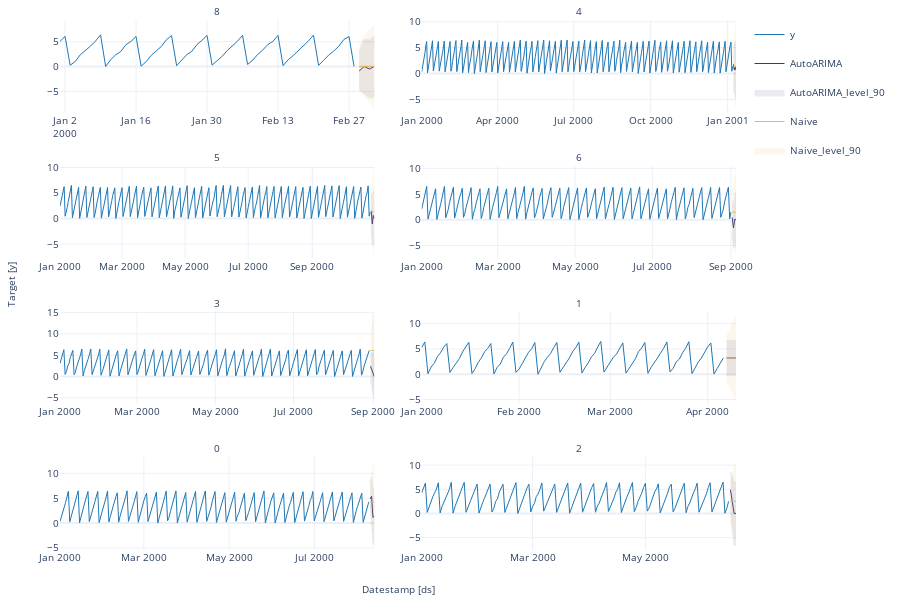

Write notebook code for a chart like this one.
### Code cell
#| hide
fcst.plot(panel_df, fcsts_df, models=['AutoARIMA', 'Naive'])

### Figure 1 — Plotly figure (JSON) as saved in the notebook; plotly's stock layout.template omitted (floating-point values rounded to 4 significant figures; data arrays with more than 128 entries replaced by an {"elided": "..."} marker saying what was removed)
{"data": [{"legendgroup": "y", "line": {"color": "#1f77b4", "width": 1}, "mode": "lines", "name": "y", "showlegend": true, "type": "scatter", "x": ["2000-01-01T00:00:00", "2000-01-02T00:00:00", "2000-01-03T00:00:00", "2000-01-04T00:00:00", "2000-01-05T00:00:00", "2000-01-06T00:00:00", "2000-01-07T00:00:00", "2000-01-08T00:00:00", "2000-01-09T00:00:00", "2000-01-10T00:00:00", "2000-01-11T00:00:00", "2000-01-12T00:00:00", "2000-01-13T00:00:00", "2000-01-14T00:00:00", "2000-01-15T00:00:00", "2000-01-16T00:00:00", "2000-01-17T00:00:00", "2000-01-18T00:00:00", "2000-01-19T00:00:00", "2000-01-20T00:00:00", "2000-01-21T00:00:00", "2000-01-22T00:00:00", "2000-01-23T00:00:00", "2000-01-24T00:00:00", "2000-01-25T00:00:00", "2000-01-26T00:00:00", "2000-01-27T00:00:00", "2000-01-28T00:00:00", "2000-01-29T00:00:00", "2000-01-30T00:00:00", "2000-01-31T00:00:00", "2000-02-01T00:00:00", "2000-02-02T00:00:00", "2000-02-03T00:00:00", "2000-02-04T00:00:00", "2000-02-05T00:00:00", "2000-02-06T00:00:00", "2000-02-07T00:00:00", "2000-02-08T00:00:00", "2000-02-09T00:00:00", "2000-02-10T00:00:00", "2000-02-11T00:00:00", "2000-02-12T00:00:00", "2000-02-13T00:00:00", "2000-02-14T00:00:00", "2000-02-15T00:00:00", "2000-02-16T00:00:00", "2000-02-17T00:00:00", "2000-02-18T00:00:00", "2000-02-19T00:00:00", "2000-02-20T00:00:00", "2000-02-21T00:00:00", "2000-02-22T00:00:00", "2000-02-23T00:00:00", "2000-02-24T00:00:00", "2000-02-25T00:00:00", "2000-02-26T00:00:00", "2000-02-27T00:00:00", "2000-02-28T00:00:00"], "xaxis": "x", "y": [5.08, 6.096, 0.2747, 1.011, 2.385, 3.196, 4.112, 5.146, 6.402, 0.01859, 1.386, 2.381, 3.041, 4.416, 5.086, 6.068, 0.0832, 1.001, 2.267, 3.184, 4.072, 5.434, 6.253, 0.1744, 1.266, 2.405, 3.085, 4.433, 5.293, 6.308, 0.2943, 1.111, 2.092, 3.239, 4.178, 5.12, 6.291, 0.4281, 1.278, 2.453, 3.358, 4.45, 5.101, 6.294, 0.1773, 1.372, 2.225, 3.206, 4.071, 5.177, 6.334, 0.2544, 1.26, 2.324, 3.138, 4.11, 5.484, 6.069, 0.0405], "yaxis": "y"}, {"legendgroup": "y", "line": {"color": "#1f77b4", "width": 1}, "mode": "lines", "name": "y", "showlegend": false, "type": "scatter", "x": {"elided": "373 str values"}, "xaxis": "x2", "y": {"elided": "373 float values"}, "yaxis": "y2"}, {"legendgroup": "y", "line": {"color": "#1f77b4", "width": 1}, "mode": "lines", "name": "y", "showlegend": false, "type": "scatter", "x": {"elided": "301 str values"}, "xaxis": "x3", "y": {"elided": "301 float values"}, "yaxis": "y3"}, {"legendgroup": "y", "line": {"color": "#1f77b4", "width": 1}, "mode": "lines", "name": "y", "showlegend": false, "type": "scatter", "x": {"elided": "245 str values"}, "xaxis": "x4", "y": {"elided": "245 float values"}, "yaxis": "y4"}, {"legendgroup": "y", "line": {"color": "#1f77b4", "width": 1}, "mode": "lines", "name": "y", "showlegend": false, "type": "scatter", "x": {"elided": "242 str values"}, "xaxis": "x5", "y": {"elided": "242 float values"}, "yaxis": "y5"}, {"legendgroup": "y", "line": {"color": "#1f77b4", "width": 1}, "mode": "lines", "name": "y", "showlegend": false, "type": "scatter", "x": ["2000-01-01T00:00:00", "2000-01-02T00:00:00", "2000-01-03T00:00:00", "2000-01-04T00:00:00", "2000-01-05T00:00:00", "2000-01-06T00:00:00", "2000-01-07T00:00:00", "2000-01-08T00:00:00", "2000-01-09T00:00:00", "2000-01-10T00:00:00", "2000-01-11T00:00:00", "2000-01-12T00:00:00", "2000-01-13T00:00:00", "2000-01-14T00:00:00", "2000-01-15T00:00:00", "2000-01-16T00:00:00", "2000-01-17T00:00:00", "2000-01-18T00:00:00", "2000-01-19T00:00:00", "2000-01-20T00:00:00", "2000-01-21T00:00:00", "2000-01-22T00:00:00", "2000-01-23T00:00:00", "2000-01-24T00:00:00", "2000-01-25T00:00:00", "2000-01-26T00:00:00", "2000-01-27T00:00:00", "2000-01-28T00:00:00", "2000-01-29T00:00:00", "2000-01-30T00:00:00", "2000-01-31T00:00:00", "2000-02-01T00:00:00", "2000-02-02T00:00:00", "2000-02-03T00:00:00", "2000-02-04T00:00:00", "2000-02-05T00:00:00", "2000-02-06T00:00:00", "2000-02-07T00:00:00", "2000-02-08T00:00:00", "2000-02-09T00:00:00", "2000-02-10T00:00:00", "2000-02-11T00:00:00", "2000-02-12T00:00:00", "2000-02-13T00:00:00", "2000-02-14T00:00:00", "2000-02-15T00:00:00", "2000-02-16T00:00:00", "2000-02-17T00:00:00", "2000-02-18T00:00:00", "2000-02-19T00:00:00", "2000-02-20T00:00:00", "2000-02-21T00:00:00", "2000-02-22T00:00:00", "2000-02-23T00:00:00", "2000-02-24T00:00:00", "2000-02-25T00:00:00", "2000-02-26T00:00:00", "2000-02-27T00:00:00", "2000-02-28T00:00:00", "2000-02-29T00:00:00", "2000-03-01T00:00:00", "2000-03-02T00:00:00", "2000-03-03T00:00:00", "2000-03-04T00:00:00", "2000-03-05T00:00:00", "2000-03-06T00:00:00", "2000-03-07T00:00:00", "2000-03-08T00:00:00", "2000-03-09T00:00:00", "2000-03-10T00:00:00", "2000-03-11T00:00:00", "2000-03-12T00:00:00", "2000-03-13T00:00:00", "2000-03-14T00:00:00", "2000-03-15T00:00:00", "2000-03-16T00:00:00", "2000-03-17T00:00:00", "2000-03-18T00:00:00", "2000-03-19T00:00:00", "2000-03-20T00:00:00", "2000-03-21T00:00:00", "2000-03-22T00:00:00", "2000-03-23T00:00:00", "2000-03-24T00:00:00", "2000-03-25T00:00:00", "2000-03-26T00:00:00", "2000-03-27T00:00:00", "2000-03-28T00:00:00", "2000-03-29T00:00:00", "2000-03-30T00:00:00", "2000-03-31T00:00:00", "2000-04-01T00:00:00", "2000-04-02T00:00:00", "2000-04-03T00:00:00", "2000-04-04T00:00:00", "2000-04-05T00:00:00", "2000-04-06T00:00:00"], "xaxis": "x6", "y": [5.242, 6.394, 0.1147, 1.44, 2.157, 3.479, 4.236, 5.356, 6.077, 0.3652, 1.323, 2.107, 3.093, 4.404, 5.374, 6.337, 0.1384, 1.087, 2.352, 3.232, 4.42, 5.102, 6.082, 0.06242, 1.361, 2.015, 3.373, 4.046, 5.109, 6.375, 0.3658, 1.023, 2.105, 3.143, 4.339, 5.032, 6.278, 0.00462, 1.417, 2.492, 3.352, 4.091, 5.256, 6.29, 0.3938, 1.303, 2.109, 3.228, 4.439, 5.246, 6.358, 0.2431, 1.354, 2.249, 3.422, 4.097, 5.387, 6.487, 0.4312, 1.39, 2.493, 3.377, 4.002, 5.135, 6.205, 0.2141, 1.149, 2.201, 3.06, 4.49, 5.203, 6.285, 0.1718, 1.394, 2.206, 3.18, 4.2, 5.151, 6.388, 0.4631, 1.163, 2.476, 3.007, 4.267, 5.152, 6.441, 0.1253, 1.339, 2.405, 3.216, 4.376, 5.415, 6.19, 0.04827, 1.128, 2.296, 3.238], "yaxis": "y6"}, {"legendgroup": "y", "line": {"color": "#1f77b4", "width": 1}, "mode": "lines", "name": "y", "showlegend": false, "type": "scatter", "x": {"elided": "222 str values"}, "xaxis": "x7", "y": {"elided": "222 float values"}, "yaxis": "y7"}, {"legendgroup": "y", "line": {"color": "#1f77b4", "width": 1}, "mode": "lines", "name": "y", "showlegend": false, "type": "scatter", "x": {"elided": "167 str values"}, "xaxis": "x8", "y": {"elided": "167 float values"}, "yaxis": "y8"}, {"legendgroup": "AutoARIMA", "line": {"color": "#393b79", "width": 1}, "mode": "lines", "name": "AutoARIMA", "showlegend": true, "type": "scatter", "x": ["2000-02-29T00:00:00", "2000-03-01T00:00:00", "2000-03-02T00:00:00", "2000-03-03T00:00:00"], "xaxis": "x", "y": [-0.8951, 0.01778, -0.4875, 0.007351], "yaxis": "y"}, {"fill": "toself", "fillcolor": "#393b79", "legendgroup": "AutoARIMA_level_90", "line": {"color": "#393b79", "width": 1}, "mode": "lines", "name": "AutoARIMA_level_90", "opacity": 0.1, "showlegend": true, "type": "scatter", "x": ["2000-02-29T00:00:00.000000000", "2000-03-01T00:00:00.000000000", "2000-03-02T00:00:00.000000000", "2000-03-03T00:00:00.000000000", "2000-03-03T00:00:00.000000000", "2000-03-02T00:00:00.000000000", "2000-03-01T00:00:00.000000000", "2000-02-29T00:00:00.000000000"], "xaxis": "x", "y": [2.972, 5.457, 5.352, 6.211, -6.197, -6.327, -5.422, -4.762], "yaxis": "y"}, {"legendgroup": "Naive", "line": {"color": "#e7ba52", "width": 1}, "mode": "lines", "name": "Naive", "showlegend": true, "type": "scatter", "x": ["2000-02-29T00:00:00", "2000-03-01T00:00:00", "2000-03-02T00:00:00", "2000-03-03T00:00:00"], "xaxis": "x", "y": [0.0405, 0.0405, 0.0405, 0.0405], "yaxis": "y"}, {"fill": "toself", "fillcolor": "#e7ba52", "legendgroup": "Naive_level_90", "line": {"color": "#e7ba52", "width": 1}, "mode": "lines", "name": "Naive_level_90", "opacity": 0.1, "showlegend": true, "type": "scatter", "x": ["2000-02-29T00:00:00.000000000", "2000-03-01T00:00:00.000000000", "2000-03-02T00:00:00.000000000", "2000-03-03T00:00:00.000000000", "2000-03-03T00:00:00.000000000", "2000-03-02T00:00:00.000000000", "2000-03-01T00:00:00.000000000", "2000-02-29T00:00:00.000000000"], "xaxis": "x", "y": [4.253, 5.998, 7.337, 8.466, -8.385, -7.256, -5.917, -4.172], "yaxis": "y"}, {"legendgroup": "AutoARIMA", "line": {"color": "#393b79", "width": 1}, "mode": "lines", "name": "AutoARIMA", "showlegend": false, "type": "scatter", "x": ["2001-01-08T00:00:00", "2001-01-09T00:00:00", "2001-01-10T00:00:00", "2001-01-11T00:00:00"], "xaxis": "x2", "y": [1.771, 0.6798, 1.236, 0.639], "yaxis": "y2"}, {"fill": "toself", "fillcolor": "#393b79", "legendgroup": "AutoARIMA_level_90", "line": {"color": "#393b79", "width": 1}, "mode": "lines", "name": "AutoARIMA_level_90", "opacity": 0.1, "showlegend": false, "type": "scatter", "x": ["2001-01-08T00:00:00.000000000", "2001-01-09T00:00:00.000000000", "2001-01-10T00:00:00.000000000", "2001-01-11T00:00:00.000000000", "2001-01-11T00:00:00.000000000", "2001-01-10T00:00:00.000000000", "2001-01-09T00:00:00.000000000", "2001-01-08T00:00:00.000000000"], "xaxis": "x2", "y": [5.311, 5.353, 6.194, 6.118, -4.839, -3.721, -3.993, -1.77], "yaxis": "y2"}, {"legendgroup": "Naive", "line": {"color": "#e7ba52", "width": 1}, "mode": "lines", "name": "Naive", "showlegend": false, "type": "scatter", "x": ["2001-01-08T00:00:00", "2001-01-09T00:00:00", "2001-01-10T00:00:00", "2001-01-11T00:00:00"], "xaxis": "x2", "y": [1.387, 1.387, 1.387, 1.387], "yaxis": "y2"}, {"fill": "toself", "fillcolor": "#e7ba52", "legendgroup": "Naive_level_90", "line": {"color": "#e7ba52", "width": 1}, "mode": "lines", "name": "Naive_level_90", "opacity": 0.1, "showlegend": false, "type": "scatter", "x": ["2001-01-08T00:00:00.000000000", "2001-01-09T00:00:00.000000000", "2001-01-10T00:00:00.000000000", "2001-01-11T00:00:00.000000000", "2001-01-11T00:00:00.000000000", "2001-01-10T00:00:00.000000000", "2001-01-09T00:00:00.000000000", "2001-01-08T00:00:00.000000000"], "xaxis": "x2", "y": [5.42, 7.091, 8.373, 9.454, -6.68, -5.599, -4.317, -2.647], "yaxis": "y2"}, {"legendgroup": "AutoARIMA", "line": {"color": "#393b79", "width": 1}, "mode": "lines", "name": "AutoARIMA", "showlegend": false, "type": "scatter", "x": ["2000-10-28T00:00:00", "2000-10-29T00:00:00", "2000-10-30T00:00:00", "2000-10-31T00:00:00"], "xaxis": "x3", "y": [1.545, -1.07, 0.6109, 0], "yaxis": "y3"}, {"fill": "toself", "fillcolor": "#393b79", "legendgroup": "AutoARIMA_level_90", "line": {"color": "#393b79", "width": 1}, "mode": "lines", "name": "AutoARIMA_level_90", "opacity": 0.1, "showlegend": false, "type": "scatter", "x": ["2000-10-28T00:00:00.000000000", "2000-10-29T00:00:00.000000000", "2000-10-30T00:00:00.000000000", "2000-10-31T00:00:00.000000000", "2000-10-31T00:00:00.000000000", "2000-10-30T00:00:00.000000000", "2000-10-29T00:00:00.000000000", "2000-10-28T00:00:00.000000000"], "xaxis": "x3", "y": [4.797, 2.89, 5.156, 5.5, -5.5, -3.934, -5.03, -1.706], "yaxis": "y3"}, {"legendgroup": "Naive", "line": {"color": "#e7ba52", "width": 1}, "mode": "lines", "name": "Naive", "showlegend": false, "type": "scatter", "x": ["2000-10-28T00:00:00", "2000-10-29T00:00:00", "2000-10-30T00:00:00", "2000-10-31T00:00:00"], "xaxis": "x3", "y": [1.253, 1.253, 1.253, 1.253], "yaxis": "y3"}, {"fill": "toself", "fillcolor": "#e7ba52", "legendgroup": "Naive_level_90", "line": {"color": "#e7ba52", "width": 1}, "mode": "lines", "name": "Naive_level_90", "opacity": 0.1, "showlegend": false, "type": "scatter", "x": ["2000-10-28T00:00:00.000000000", "2000-10-29T00:00:00.000000000", "2000-10-30T00:00:00.000000000", "2000-10-31T00:00:00.000000000", "2000-10-31T00:00:00.000000000", "2000-10-30T00:00:00.000000000", "2000-10-29T00:00:00.000000000", "2000-10-28T00:00:00.000000000"], "xaxis": "x3", "y": [5.336, 7.027, 8.325, 9.419, -6.913, -5.819, -4.521, -2.83], "yaxis": "y3"}, {"legendgroup": "AutoARIMA", "line": {"color": "#393b79", "width": 1}, "mode": "lines", "name": "AutoARIMA", "showlegend": false, "type": "scatter", "x": ["2000-09-02T00:00:00", "2000-09-03T00:00:00", "2000-09-04T00:00:00", "2000-09-05T00:00:00"], "xaxis": "x4", "y": [0.4357, -1.568, 0.09745, 0], "yaxis": "y4"}, {"fill": "toself", "fillcolor": "#393b79", "legendgroup": "AutoARIMA_level_90", "line": {"color": "#393b79", "width": 1}, "mode": "lines", "name": "AutoARIMA_level_90", "opacity": 0.1, "showlegend": false, "type": "scatter", "x": ["2000-09-02T00:00:00.000000000", "2000-09-03T00:00:00.000000000", "2000-09-04T00:00:00.000000000", "2000-09-05T00:00:00.000000000", "2000-09-05T00:00:00.000000000", "2000-09-04T00:00:00.000000000", "2000-09-03T00:00:00.000000000", "2000-09-02T00:00:00.000000000"], "xaxis": "x4", "y": [3.72, 2.373, 4.565, 5.417, -5.417, -4.37, -5.509, -2.849], "yaxis": "y4"}, {"legendgroup": "Naive", "line": {"color": "#e7ba52", "width": 1}, "mode": "lines", "name": "Naive", "showlegend": false, "type": "scatter", "x": ["2000-09-02T00:00:00", "2000-09-03T00:00:00", "2000-09-04T00:00:00", "2000-09-05T00:00:00"], "xaxis": "x4", "y": [1.491, 1.491, 1.491, 1.491], "yaxis": "y4"}, {"fill": "toself", "fillcolor": "#e7ba52", "legendgroup": "Naive_level_90", "line": {"color": "#e7ba52", "width": 1}, "mode": "lines", "name": "Naive_level_90", "opacity": 0.1, "showlegend": false, "type": "scatter", "x": ["2000-09-02T00:00:00.000000000", "2000-09-03T00:00:00.000000000", "2000-09-04T00:00:00.000000000", "2000-09-05T00:00:00.000000000", "2000-09-05T00:00:00.000000000", "2000-09-04T00:00:00.000000000", "2000-09-03T00:00:00.000000000", "2000-09-02T00:00:00.000000000"], "xaxis": "x4", "y": [5.545, 7.225, 8.513, 9.6, -6.617, -5.531, -4.242, -2.563], "yaxis": "y4"}, {"legendgroup": "AutoARIMA", "line": {"color": "#393b79", "width": 1}, "mode": "lines", "name": "AutoARIMA", "showlegend": false, "type": "scatter", "x": ["2000-08-30T00:00:00", "2000-08-31T00:00:00", "2000-09-01T00:00:00", "2000-09-02T00:00:00"], "xaxis": "x5", "y": [2.421, 1.644, 1.213, 0], "yaxis": "y5"}, {"fill": "toself", "fillcolor": "#393b79", "legendgroup": "AutoARIMA_level_90", "line": {"color": "#393b79", "width": 1}, "mode": "lines", "name": "AutoARIMA_level_90", "opacity": 0.1, "showlegend": false, "type": "scatter", "x": ["2000-08-30T00:00:00.000000000", "2000-08-31T00:00:00.000000000", "2000-09-01T00:00:00.000000000", "2000-09-02T00:00:00.000000000", "2000-09-02T00:00:00.000000000", "2000-09-01T00:00:00.000000000", "2000-08-31T00:00:00.000000000", "2000-08-30T00:00:00.000000000"], "xaxis": "x5", "y": [5.73, 5.561, 5.663, 5.409, -5.409, -3.238, -2.273, -0.8877], "yaxis": "y5"}, {"legendgroup": "Naive", "line": {"color": "#e7ba52", "width": 1}, "mode": "lines", "name": "Naive", "showlegend": false, "type": "scatter", "x": ["2000-08-30T00:00:00", "2000-08-31T00:00:00", "2000-09-01T00:00:00", "2000-09-02T00:00:00"], "xaxis": "x5", "y": [6.127, 6.127, 6.127, 6.127], "yaxis": "y5"}, {"fill": "toself", "fillcolor": "#e7ba52", "legendgroup": "Naive_level_90", "line": {"color": "#e7ba52", "width": 1}, "mode": "lines", "name": "Naive_level_90", "opacity": 0.1, "showlegend": false, "type": "scatter", "x": ["2000-08-30T00:00:00.000000000", "2000-08-31T00:00:00.000000000", "2000-09-01T00:00:00.000000000", "2000-09-02T00:00:00.000000000", "2000-09-02T00:00:00.000000000", "2000-09-01T00:00:00.000000000", "2000-08-31T00:00:00.000000000", "2000-08-30T00:00:00.000000000"], "xaxis": "x5", "y": [10.15, 11.82, 13.09, 14.17, -1.919, -0.841, 0.4377, 2.104], "yaxis": "y5"}, {"legendgroup": "AutoARIMA", "line": {"color": "#393b79", "width": 1}, "mode": "lines", "name": "AutoARIMA", "showlegend": false, "type": "scatter", "x": ["2000-04-07T00:00:00", "2000-04-08T00:00:00", "2000-04-09T00:00:00", "2000-04-10T00:00:00"], "xaxis": "x6", "y": [3.233, 3.233, 3.233, 3.233], "yaxis": "y6"}, {"fill": "toself", "fillcolor": "#393b79", "legendgroup": "AutoARIMA_level_90", "line": {"color": "#393b79", "width": 1}, "mode": "lines", "name": "AutoARIMA_level_90", "opacity": 0.1, "showlegend": false, "type": "scatter", "x": ["2000-04-07T00:00:00.000000000", "2000-04-08T00:00:00.000000000", "2000-04-09T00:00:00.000000000", "2000-04-10T00:00:00.000000000", "2000-04-10T00:00:00.000000000", "2000-04-09T00:00:00.000000000", "2000-04-08T00:00:00.000000000", "2000-04-07T00:00:00.000000000"], "xaxis": "x6", "y": [6.645, 6.645, 6.645, 6.645, -0.1799, -0.1799, -0.1799, -0.1799], "yaxis": "y6"}, {"legendgroup": "Naive", "line": {"color": "#e7ba52", "width": 1}, "mode": "lines", "name": "Naive", "showlegend": false, "type": "scatter", "x": ["2000-04-07T00:00:00", "2000-04-08T00:00:00", "2000-04-09T00:00:00", "2000-04-10T00:00:00"], "xaxis": "x6", "y": [3.238, 3.238, 3.238, 3.238], "yaxis": "y6"}, {"fill": "toself", "fillcolor": "#e7ba52", "legendgroup": "Naive_level_90", "line": {"color": "#e7ba52", "width": 1}, "mode": "lines", "name": "Naive_level_90", "opacity": 0.1, "showlegend": false, "type": "scatter", "x": ["2000-04-07T00:00:00.000000000", "2000-04-08T00:00:00.000000000", "2000-04-09T00:00:00.000000000", "2000-04-10T00:00:00.000000000", "2000-04-10T00:00:00.000000000", "2000-04-09T00:00:00.000000000", "2000-04-08T00:00:00.000000000", "2000-04-07T00:00:00.000000000"], "xaxis": "x6", "y": [7.367, 9.077, 10.39, 11.5, -5.019, -3.913, -2.601, -0.8905], "yaxis": "y6"}, {"legendgroup": "AutoARIMA", "line": {"color": "#393b79", "width": 1}, "mode": "lines", "name": "AutoARIMA", "showlegend": false, "type": "scatter", "x": ["2000-08-10T00:00:00", "2000-08-11T00:00:00", "2000-08-12T00:00:00", "2000-08-13T00:00:00"], "xaxis": "x7", "y": [4.858, 5.389, 1.143, 1.346], "yaxis": "y7"}, {"fill": "toself", "fillcolor": "#393b79", "legendgroup": "AutoARIMA_level_90", "line": {"color": "#393b79", "width": 1}, "mode": "lines", "name": "AutoARIMA_level_90", "opacity": 0.1, "showlegend": false, "type": "scatter", "x": ["2000-08-10T00:00:00.000000000", "2000-08-11T00:00:00.000000000", "2000-08-12T00:00:00.000000000", "2000-08-13T00:00:00.000000000", "2000-08-13T00:00:00.000000000", "2000-08-12T00:00:00.000000000", "2000-08-11T00:00:00.000000000", "2000-08-10T00:00:00.000000000"], "xaxis": "x7", "y": [7.861, 9.313, 6.453, 7.165, -4.473, -4.167, 1.466, 1.854], "yaxis": "y7"}, {"legendgroup": "Naive", "line": {"color": "#e7ba52", "width": 1}, "mode": "lines", "name": "Naive", "showlegend": false, "type": "scatter", "x": ["2000-08-10T00:00:00", "2000-08-11T00:00:00", "2000-08-12T00:00:00", "2000-08-13T00:00:00"], "xaxis": "x7", "y": [4.228, 4.228, 4.228, 4.228], "yaxis": "y7"}, {"fill": "toself", "fillcolor": "#e7ba52", "legendgroup": "Naive_level_90", "line": {"color": "#e7ba52", "width": 1}, "mode": "lines", "name": "Naive_level_90", "opacity": 0.1, "showlegend": false, "type": "scatter", "x": ["2000-08-10T00:00:00.000000000", "2000-08-11T00:00:00.000000000", "2000-08-12T00:00:00.000000000", "2000-08-13T00:00:00.000000000", "2000-08-13T00:00:00.000000000", "2000-08-12T00:00:00.000000000", "2000-08-11T00:00:00.000000000", "2000-08-10T00:00:00.000000000"], "xaxis": "x7", "y": [8.257, 9.925, 11.21, 12.29, -3.829, -2.749, -1.469, 0.1996], "yaxis": "y7"}, {"legendgroup": "AutoARIMA", "line": {"color": "#393b79", "width": 1}, "mode": "lines", "name": "AutoARIMA", "showlegend": false, "type": "scatter", "x": ["2000-06-16T00:00:00", "2000-06-17T00:00:00", "2000-06-18T00:00:00", "2000-06-19T00:00:00"], "xaxis": "x8", "y": [4.876, 1.881, 0, 0], "yaxis": "y8"}, {"fill": "toself", "fillcolor": "#393b79", "legendgroup": "AutoARIMA_level_90", "line": {"color": "#393b79", "width": 1}, "mode": "lines", "name": "AutoARIMA_level_90", "opacity": 0.1, "showlegend": false, "type": "scatter", "x": ["2000-06-16T00:00:00.000000000", "2000-06-17T00:00:00.000000000", "2000-06-18T00:00:00.000000000", "2000-06-19T00:00:00.000000000", "2000-06-19T00:00:00.000000000", "2000-06-18T00:00:00.000000000", "2000-06-17T00:00:00.000000000", "2000-06-16T00:00:00.000000000"], "xaxis": "x8", "y": [8.601, 7.496, 6.599, 6.599, -6.599, -6.599, -3.735, 1.151], "yaxis": "y8"}, {"legendgroup": "Naive", "line": {"color": "#e7ba52", "width": 1}, "mode": "lines", "name": "Naive", "showlegend": false, "type": "scatter", "x": ["2000-06-16T00:00:00", "2000-06-17T00:00:00", "2000-06-18T00:00:00", "2000-06-19T00:00:00"], "xaxis": "x8", "y": [2.49, 2.49, 2.49, 2.49], "yaxis": "y8"}, {"fill": "toself", "fillcolor": "#e7ba52", "legendgroup": "Naive_level_90", "line": {"color": "#e7ba52", "width": 1}, "mode": "lines", "name": "Naive_level_90", "opacity": 0.1, "showlegend": false, "type": "scatter", "x": ["2000-06-16T00:00:00.000000000", "2000-06-17T00:00:00.000000000", "2000-06-18T00:00:00.000000000", "2000-06-19T00:00:00.000000000", "2000-06-19T00:00:00.000000000", "2000-06-18T00:00:00.000000000", "2000-06-17T00:00:00.000000000", "2000-06-16T00:00:00.000000000"], "xaxis": "x8", "y": [6.576, 8.268, 9.567, 10.66, -5.682, -4.587, -3.289, -1.596], "yaxis": "y8"}], "layout": {"annotations": [{"font": {"size": 10}, "showarrow": false, "text": "8", "x": 0.2325, "xanchor": "center", "xref": "paper", "y": 1, "yanchor": "bottom", "yref": "paper"}, {"font": {"size": 10}, "showarrow": false, "text": "4", "x": 0.7675, "xanchor": "center", "xref": "paper", "y": 1, "yanchor": "bottom", "yref": "paper"}, {"font": {"size": 10}, "showarrow": false, "text": "5", "x": 0.2325, "xanchor": "center", "xref": "paper", "y": 0.725, "yanchor": "bottom", "yref": "paper"}, {"font": {"size": 10}, "showarrow": false, "text": "6", "x": 0.7675, "xanchor": "center", "xref": "paper", "y": 0.725, "yanchor": "bottom", "yref": "paper"}, {"font": {"size": 10}, "showarrow": false, "text": "3", "x": 0.2325, "xanchor": "center", "xref": "paper", "y": 0.45, "yanchor": "bottom", "yref": "paper"}, {"font": {"size": 10}, "showarrow": false, "text": "1", "x": 0.7675, "xanchor": "center", "xref": "paper", "y": 0.45, "yanchor": "bottom", "yref": "paper"}, {"font": {"size": 10}, "showarrow": false, "text": "0", "x": 0.2325, "xanchor": "center", "xref": "paper", "y": 0.175, "yanchor": "bottom", "yref": "paper"}, {"font": {"size": 10}, "showarrow": false, "text": "2", "x": 0.7675, "xanchor": "center", "xref": "paper", "y": 0.175, "yanchor": "bottom", "yref": "paper"}, {"font": {"size": 10}, "showarrow": false, "text": "Datestamp [ds]", "x": 0.5, "xanchor": "center", "xref": "paper", "y": 0, "yanchor": "top", "yref": "paper", "yshift": -30}, {"font": {"size": 10}, "showarrow": false, "text": "Target [y]", "textangle": -90, "x": 0, "xanchor": "right", "xref": "paper", "xshift": -40, "y": 0.5, "yanchor": "middle", "yref": "paper"}], "autosize": true, "font": {"size": 10}, "height": 600, "margin": {"b": 50, "l": 60, "r": 10, "t": 20}, "xaxis": {"anchor": "y", "domain": [0, 0.465], "showticklabels": true, "visible": true}, "xaxis2": {"anchor": "y2", "domain": [0.535, 1.0], "showticklabels": true, "visible": true}, "xaxis3": {"anchor": "y3", "domain": [0, 0.465], "showticklabels": true, "visible": true}, "xaxis4": {"anchor": "y4", "domain": [0.535, 1.0], "showticklabels": true, "visible": true}, "xaxis5": {"anchor": "y5", "domain": [0, 0.465], "showticklabels": true, "visible": true}, "xaxis6": {"anchor": "y6", "domain": [0.535, 1.0], "showticklabels": true, "visible": true}, "xaxis7": {"anchor": "y7", "domain": [0, 0.465], "showticklabels": true, "visible": true}, "xaxis8": {"anchor": "y8", "domain": [0.535, 1.0], "showticklabels": true, "visible": true}, "yaxis": {"anchor": "x", "domain": [0.825, 1]}, "yaxis2": {"anchor": "x2", "domain": [0.825, 1]}, "yaxis3": {"anchor": "x3", "domain": [0.55, 0.725]}, "yaxis4": {"anchor": "x4", "domain": [0.55, 0.725]}, "yaxis5": {"anchor": "x5", "domain": [0.275, 0.45]}, "yaxis6": {"anchor": "x6", "domain": [0.275, 0.45]}, "yaxis7": {"anchor": "x7", "domain": [0, 0.175]}, "yaxis8": {"anchor": "x8", "domain": [0, 0.175]}}}
